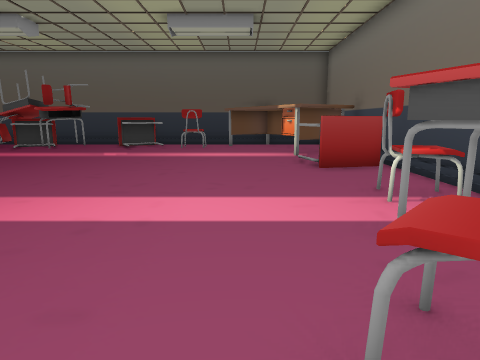
view 1 (above)

15 first-person views from a walk through a 3-D level made in the Unity game engine. The camera is 1.3 m above the floor, tilts 10° down and sees 70° across. The floor is counted in squares, 1 m on a side. Each view is taken from the middle of a square. On the plan, view 1 faces up. The plan holds only what a view shows up to about 15 squares ahead; the rest is blank.

view 2
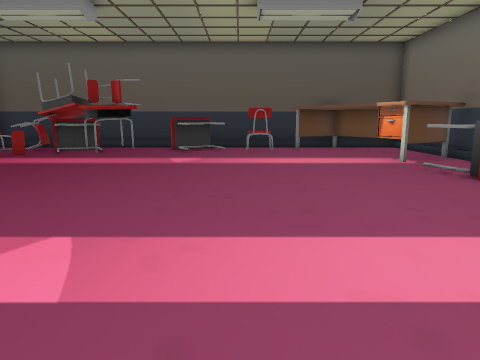

view 3
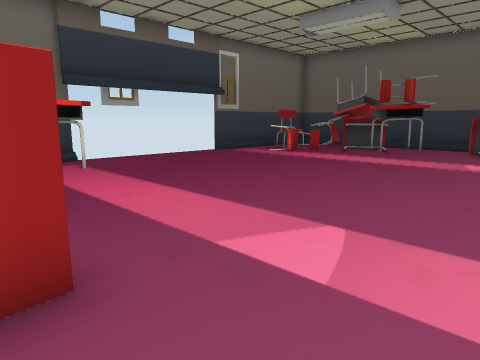

view 4
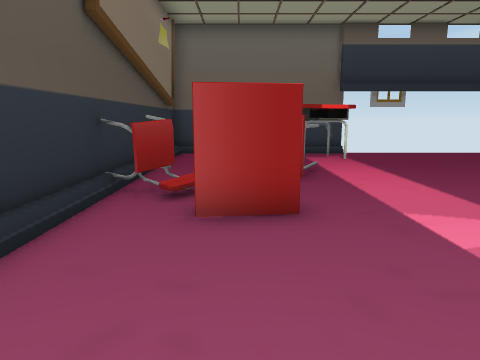

view 5
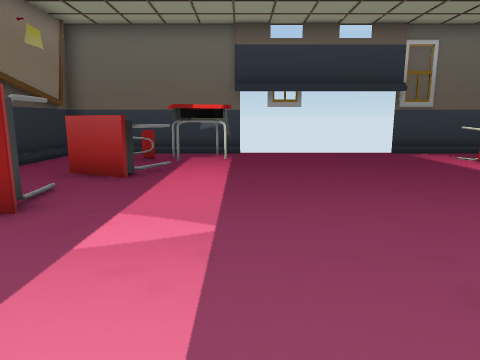

view 6
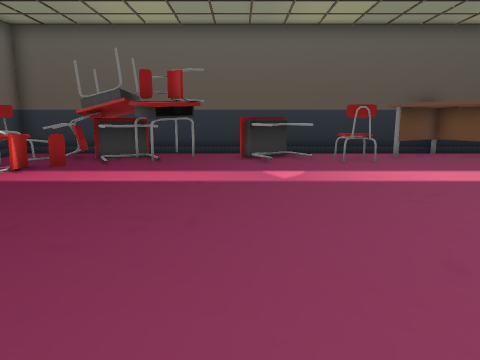

view 7
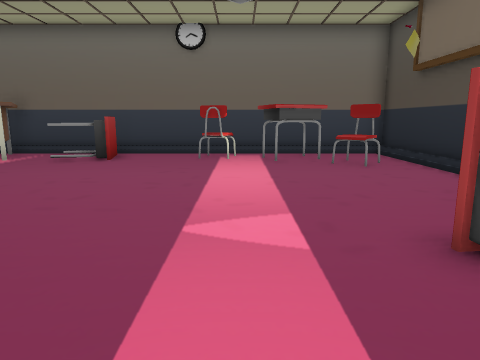

view 8
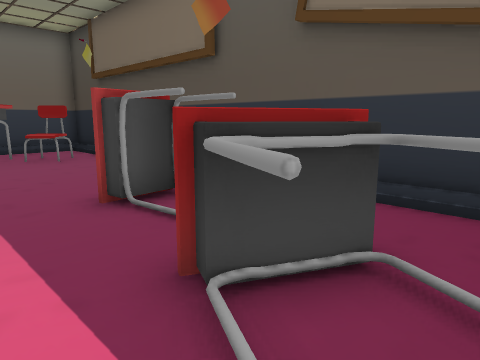

view 9
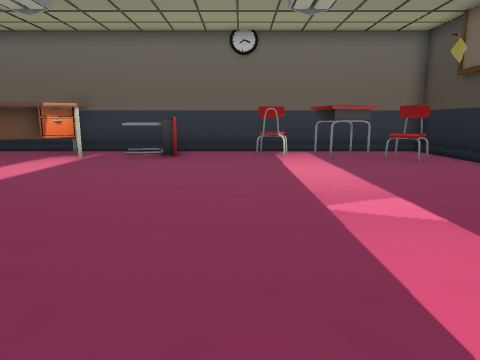

view 10
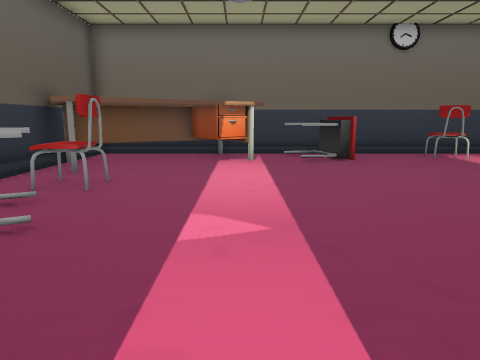

view 11
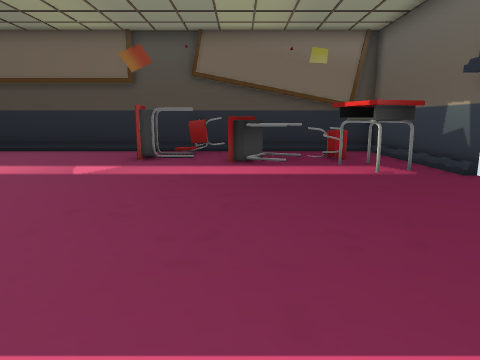

view 12
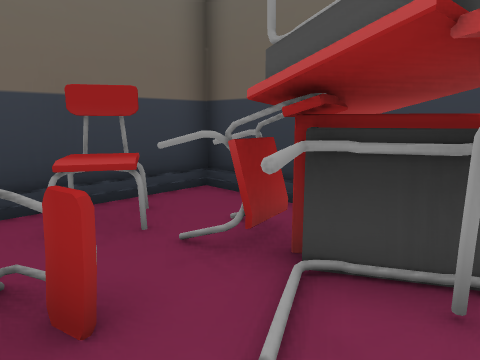

view 13
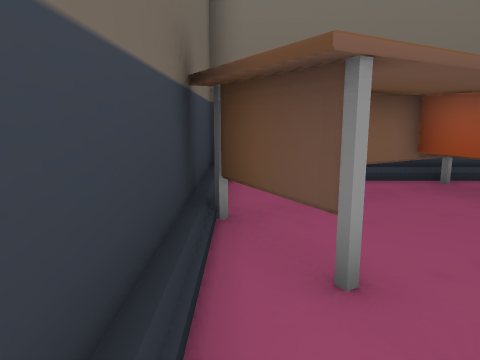

view 14
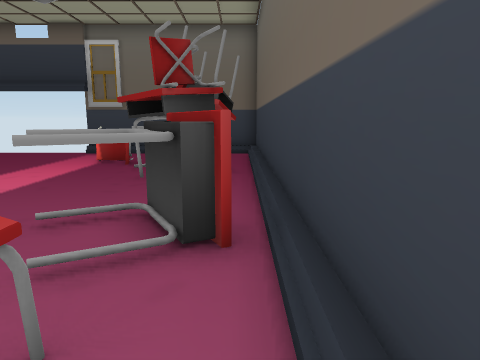

view 15
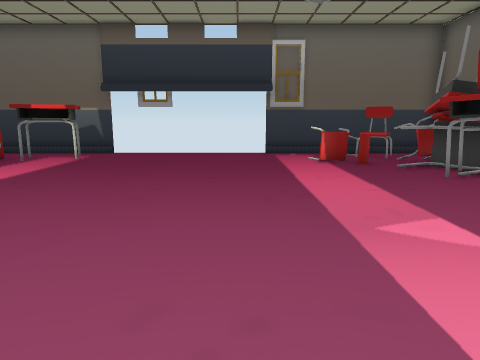

### Floor plan
Key: @ floor where view 1 was taken; # wall or solid block; x gap in a wall; . floor; / step, stairs or slope; = window, fence, low wall or low ledge; E desk; C chair; O other object.
Columns run from 15 left of view 1 to 5 right of it. Each row starts with its distance up from view 1.
 19 ################O####
 18 #...EE....E....OOO..#
 17 #..CCEEE.EEECC.O.O..#
 16 #CCCCEEE..E.CC....O.#
 15 #.CCCE............O##
 14 #..C.............OOO#
 13 #..C.............OO.#
 12  ...................#
 11  ................E.E#
 10  ................EEE#
  9  .................E.#
  8  ...................#
  7  ...................#
  6  ..E..............CC#
  5 #.EE..............C=#
  4 #.EE.E...........EE.#
  3 #..CEEE.EE.......EE.#
  2 #.CC.EE..E......CC..#
  1 #..C..../.......CC..#
  0 #..x...CC......@....#
 -1 #####################

Positions as (right, up) in squares from view 1, and headings:
1: (0, 0), facing up
2: (-3, 2), facing up
3: (-3, 2), facing up-left
4: (-1, 2), facing left
5: (-1, 6), facing left
6: (-6, 5), facing up
7: (-9, 5), facing right
8: (-11, 5), facing down-right
9: (-10, 7), facing right
10: (-9, 13), facing right
11: (-9, 14), facing down
12: (-9, 14), facing up-left
13: (-3, 18), facing right
14: (-1, 18), facing left
15: (-1, 11), facing left
